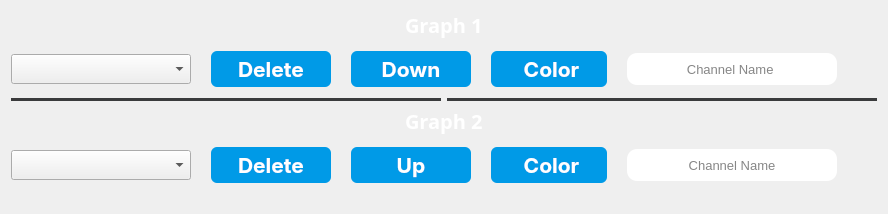
     <widget class="QWidget" name="centerwidget" native="true">
      <layout class="QVBoxLayout" name="verticalLayout_4">
       <item>
        <layout class="QVBoxLayout" name="verticalLayout_7">
         <item alignment="Qt::AlignHCenter">
          <widget class="QLabel" name="label_13">
           <property name="font">
            <font>
             <family>Gabarito</family>
             <pointsize>-1</pointsize>
             <weight>75</weight>
             <bold>true</bold>
            </font>
           </property>
           <property name="styleSheet">
            <string notr="true">font-family: 'Gabarito', cursive;
font-size: 20px;
color: #fff;</string>
           </property>
           <property name="text">
            <string>Graph 1</string>
           </property>
          </widget>
         </item>
         <item>
          <layout class="QHBoxLayout" name="horizontalLayout_8">
           <item>
            <widget class="PlotWidget" name="graph1" native="true"/>
           </item>
          </layout>
         </item>
         <item>
          <layout class="QHBoxLayout" name="horizontalLayout_9" stretch="0,0,0,0,0,0">
           <property name="spacing">
            <number>20</number>
           </property>
           <item>
            <layout class="QHBoxLayout" name="horizontalLayout_10">
             <property name="spacing">
              <number>3</number>
             </property>
             <item>
              <widget class="QComboBox" name="channelsGraph1">
               <property name="minimumSize">
                <size>
                 <width>180</width>
                 <height>30</height>
                </size>
               </property>
               <property name="styleSheet">
                <string notr="true"/>
               </property>
               <property name="sizeAdjustPolicy">
                <enum>QComboBox::AdjustToContents</enum>
               </property>
              </widget>
             </item>
            </layout>
           </item>
           <item>
            <widget class="QPushButton" name="deleteButtonGraph1">
             <property name="sizePolicy">
              <sizepolicy hsizetype="Maximum" vsizetype="Fixed">
               <horstretch>0</horstretch>
               <verstretch>0</verstretch>
              </sizepolicy>
             </property>
             <property name="maximumSize">
              <size>
               <width>150</width>
               <height>16777215</height>
              </size>
             </property>
             <property name="font">
              <font>
               <family>-apple-system</family>
               <pointsize>16</pointsize>
               <weight>75</weight>
               <bold>true</bold>
              </font>
             </property>
             <property name="styleSheet">
              <string notr="true">QPushButton{
appearance: button;
backface-visibility: hidden;
background-color:  rgb(0, 154, 231);
border-radius: 6px;
border-width: 0;
box-shadow: rgba(50, 50, 93, .1) 0 0 0 1px inset,rgba(50, 50, 93, .1) 0 2px 5px 0,rgba(0, 0, 0, .07) 0 1px 1px 0;
box-sizing: border-box;
color: #fff;
cursor: pointer;
font-family: -apple-system,system-ui,&quot;Segoe UI&quot;,Roboto,&quot;Helvetica Neue&quot;,Ubuntu,sans-serif;
font-size: 100%;
height: 30px;
line-height: 1.15;
outline: none;
overflow: hidden;
padding: 3 10px;
position: relative;
text-align: center;
text-transform: none;
transform: translateZ(0);
transition: all .2s,box-shadow .08s ease-in;
user-select: none;
-webkit-user-select: none;
touch-action: manipulation;
width: 100%; /* Reduced width to 200 pixels */
}
QPushButton:hover{
background-color:  rgb(0, 115, 173);
}
QPushButton:pressed{
background-color:  rgb(0, 115, 173);
}</string>
             </property>
             <property name="text">
              <string>Delete</string>
             </property>
             <property name="icon">
              <iconset>
               <normaloff>../../../0-MostafaMousaControl_PanelTask/Vital-Signals-Multichannel-Viewer/Vital-Signals-Multichannel-Viewer-main/ui/Icons/delete-svgrepo-com.svg</normaloff>../../../0-MostafaMousaControl_PanelTask/Vital-Signals-Multichannel-Viewer/Vital-Signals-Multichannel-Viewer-main/ui/Icons/delete-svgrepo-com.svg</iconset>
             </property>
             <property name="iconSize">
              <size>
               <width>25</width>
               <height>25</height>
              </size>
             </property>
             <property name="checkable">
              <bool>false</bool>
             </property>
             <property name="autoDefault">
              <bool>false</bool>
             </property>
             <property name="flat">
              <bool>true</bool>
             </property>
            </widget>
           </item>
           <item>
            <widget class="QPushButton" name="transferButtonGraph1_2">
             <property name="sizePolicy">
              <sizepolicy hsizetype="Maximum" vsizetype="Fixed">
               <horstretch>0</horstretch>
               <verstretch>0</verstretch>
              </sizepolicy>
             </property>
             <property name="maximumSize">
              <size>
               <width>150</width>
               <height>16777215</height>
              </size>
             </property>
             <property name="font">
              <font>
               <family>-apple-system</family>
               <pointsize>16</pointsize>
               <weight>75</weight>
               <bold>true</bold>
              </font>
             </property>
             <property name="styleSheet">
              <string notr="true">QPushButton{
appearance: button;
backface-visibility: hidden;
background-color: rgb(0, 154, 231) ;
border-radius: 6px;
border-width: 0;
box-shadow: rgba(50, 50, 93, .1) 0 0 0 1px inset,rgba(50, 50, 93, .1) 0 2px 5px 0,rgba(0, 0, 0, .07) 0 1px 1px 0;
box-sizing: border-box;
color: #fff;
cursor: pointer;
font-family: -apple-system,system-ui,&quot;Segoe UI&quot;,Roboto,&quot;Helvetica Neue&quot;,Ubuntu,sans-serif;
font-size: 100%;
height: 30px;
line-height: 1.15;
outline: none;
overflow: hidden;
padding: 3 10px;
position: relative;
text-align: center;
text-transform: none;
transform: translateZ(0);
transition: all .2s,box-shadow .08s ease-in;
user-select: none;
-webkit-user-select: none;
touch-action: manipulation;
width: 100%; /* Reduced width to 200 pixels */
}
QPushButton:hover{
background-color:  rgb(0, 115, 173);
}
QPushButton:pressed{
background-color:  rgb(0, 115, 173);
}</string>
             </property>
             <property name="text">
              <string>Down</string>
             </property>
             <property name="icon">
              <iconset>
               <normaloff>:/Icons/Icons/transfer-vertical-svgrepo-com.svg</normaloff>:/Icons/Icons/transfer-vertical-svgrepo-com.svg</iconset>
             </property>
             <property name="iconSize">
              <size>
               <width>25</width>
               <height>25</height>
              </size>
             </property>
             <property name="checkable">
              <bool>false</bool>
             </property>
             <property name="autoDefault">
              <bool>false</bool>
             </property>
             <property name="flat">
              <bool>true</bool>
             </property>
            </widget>
           </item>
           <item>
            <widget class="QPushButton" name="colorButtonGraph1">
             <property name="sizePolicy">
              <sizepolicy hsizetype="Maximum" vsizetype="Fixed">
               <horstretch>0</horstretch>
               <verstretch>0</verstretch>
              </sizepolicy>
             </property>
             <property name="maximumSize">
              <size>
               <width>150</width>
               <height>16777215</height>
              </size>
             </property>
             <property name="font">
              <font>
               <family>-apple-system</family>
               <pointsize>16</pointsize>
               <weight>75</weight>
               <bold>true</bold>
              </font>
             </property>
             <property name="styleSheet">
              <string notr="true">QPushButton{
appearance: button;
backface-visibility: hidden;
background-color:  rgb(0, 154, 231);
border-radius: 6px;
border-width: 0;
box-shadow: rgba(50, 50, 93, .1) 0 0 0 1px inset,rgba(50, 50, 93, .1) 0 2px 5px 0,rgba(0, 0, 0, .07) 0 1px 1px 0;
box-sizing: border-box;
color: #fff;
cursor: pointer;
font-family: -apple-system,system-ui,&quot;Segoe UI&quot;,Roboto,&quot;Helvetica Neue&quot;,Ubuntu,sans-serif;
font-size: 100%;
height: 30px;
line-height: 1.15;
margin: 0 0 0;
outline: none;
overflow: hidden;
padding: 3 8px;
position: relative;
text-align: center;
text-transform: none;
transform: translateZ(0);
transition: all .2s,box-shadow .08s ease-in;
user-select: none;
-webkit-user-select: none;
touch-action: manipulation;
width: 100%; /* Reduced width to 200 pixels */
}
QPushButton:hover{
background-color:  rgb(0, 115, 173);
}
QPushButton:pressed{
background-color:  rgb(0, 115, 173);
}</string>
             </property>
             <property name="text">
              <string> Color</string>
             </property>
             <property name="icon">
              <iconset>
               <normaloff>../../../0-MostafaMousaControl_PanelTask/Vital-Signals-Multichannel-Viewer/Vital-Signals-Multichannel-Viewer-main/ui/Icons/color-palette-svgrepo-com.svg</normaloff>../../../0-MostafaMousaControl_PanelTask/Vital-Signals-Multichannel-Viewer/Vital-Signals-Multichannel-Viewer-main/ui/Icons/color-palette-svgrepo-com.svg</iconset>
             </property>
             <property name="iconSize">
              <size>
               <width>22</width>
               <height>22</height>
              </size>
             </property>
            </widget>
           </item>
           <item>
            <widget class="QLineEdit" name="addLabelGraph1">
             <property name="font">
              <font>
               <pointsize>10</pointsize>
              </font>
             </property>
             <property name="styleSheet">
              <string notr="true">  position: relative;
  display: inline-block;
  height: 32px;
  width: 210px;
  margin: 0;
  padding: 0;
  background-color: #fff;
  border: none;
  border-radius: 10px;
  color:#0d0d0d;</string>
             </property>
             <property name="alignment">
              <set>Qt::AlignCenter</set>
             </property>
             <property name="placeholderText">
              <string>Channel Name </string>
             </property>
            </widget>
           </item>
           <item>
            <spacer name="horizontalSpacer_11">
             <property name="orientation">
              <enum>Qt::Horizontal</enum>
             </property>
             <property name="sizeHint" stdset="0">
              <size>
               <width>40</width>
               <height>20</height>
              </size>
             </property>
            </spacer>
           </item>
          </layout>
         </item>
        </layout>
       </item>
       <item>
        <layout class="QVBoxLayout" name="verticalLayout_6">
         <item>
          <layout class="QHBoxLayout" name="horizontalLayout_7">
           <property name="leftMargin">
            <number>0</number>
           </property>
           <property name="topMargin">
            <number>5</number>
           </property>
           <property name="rightMargin">
            <number>0</number>
           </property>
           <property name="bottomMargin">
            <number>0</number>
           </property>
           <item>
            <widget class="Line" name="line">
             <property name="styleSheet">
              <string notr="true">/* Line style */

  /* Set the width of the line */
  width: 20px;

  /* Set the height of the line */
  height: 5px;

  /* Set the background color of the line */
  background-color: #3a3b3c;

  /* Set the border of the line */
  border: 10px;

  /* Set the border radius of the line */
  border-radius:5px;



</string>
             </property>
             <property name="orientation">
              <enum>Qt::Horizontal</enum>
             </property>
            </widget>
           </item>
           <item>
            <widget class="Line" name="line_2">
             <property name="styleSheet">
              <string notr="true">/* Line style */

  /* Set the width of the line */
  width: 20px;

  /* Set the height of the line */
  height: 5px;

  /* Set the background color of the line */
  background-color: #3a3b3c;

  /* Set the border of the line */
  border: 10px;

  /* Set the border radius of the line */
  border-radius:5px;



</string>
             </property>
             <property name="orientation">
              <enum>Qt::Horizontal</enum>
             </property>
            </widget>
           </item>
          </layout>
         </item>
         <item alignment="Qt::AlignHCenter">
          <widget class="QLabel" name="label_10">
           <property name="font">
            <font>
             <family>Gabarito</family>
             <pointsize>-1</pointsize>
             <weight>75</weight>
             <bold>true</bold>
            </font>
           </property>
           <property name="styleSheet">
            <string notr="true">font-family: 'Gabarito', cursive;
font-size: 20px;
color: #fff;</string>
           </property>
           <property name="text">
            <string>Graph 2</string>
           </property>
           <property name="margin">
            <number>2</number>
           </property>
          </widget>
         </item>
         <item>
          <layout class="QHBoxLayout" name="horizontalLayout_4">
           <item>
            <widget class="PlotWidget" name="graph2" native="true">
             <property name="maximumSize">
              <size>
               <width>16777215</width>
               <height>16777215</height>
              </size>
             </property>
            </widget>
           </item>
          </layout>
         </item>
         <item>
          <layout class="QHBoxLayout" name="horizontalLayout_6">
           <property name="spacing">
            <number>20</number>
           </property>
           <property name="bottomMargin">
            <number>20</number>
           </property>
           <item>
            <layout class="QHBoxLayout" name="horizontalLayout_5">
             <property name="spacing">
              <number>3</number>
             </property>
             <item>
              <widget class="QComboBox" name="channelsGraph2">
               <property name="minimumSize">
                <size>
                 <width>180</width>
                 <height>30</height>
                </size>
               </property>
               <property name="styleSheet">
                <string notr="true"/>
               </property>
              </widget>
             </item>
            </layout>
           </item>
           <item>
            <widget class="QPushButton" name="deleteButtonGraph2">
             <property name="font">
              <font>
               <family>-apple-system</family>
               <pointsize>16</pointsize>
               <weight>75</weight>
               <bold>true</bold>
              </font>
             </property>
             <property name="styleSheet">
              <string notr="true">QPushButton{
appearance: button;
backface-visibility: hidden;
background-color:  rgb(0, 154, 231);
border-radius: 6px;
border-width: 0;
box-shadow: rgba(50, 50, 93, .1) 0 0 0 1px inset,rgba(50, 50, 93, .1) 0 2px 5px 0,rgba(0, 0, 0, .07) 0 1px 1px 0;
box-sizing: border-box;
color: #fff;
cursor: pointer;
font-family: -apple-system,system-ui,&quot;Segoe UI&quot;,Roboto,&quot;Helvetica Neue&quot;,Ubuntu,sans-serif;
font-size: 100%;
height: 30px;
line-height: 1.15;
outline: none;
overflow: hidden;
padding: 3 10px;
position: relative;
text-align: center;
text-transform: none;
transform: translateZ(0);
transition: all .2s,box-shadow .08s ease-in;
user-select: none;
-webkit-user-select: none;
touch-action: manipulation;
width: 100%; /* Reduced width to 200 pixels */
}
QPushButton:hover{
background-color:   rgb(0, 115, 173);
}
QPushButton:pressed{
background-color: rgb(0, 115, 173);
}</string>
             </property>
             <property name="text">
              <string>Delete</string>
             </property>
             <property name="icon">
              <iconset>
               <normaloff>../../../0-MostafaMousaControl_PanelTask/Vital-Signals-Multichannel-Viewer/Vital-Signals-Multichannel-Viewer-main/ui/Icons/delete-svgrepo-com.svg</normaloff>../../../0-MostafaMousaControl_PanelTask/Vital-Signals-Multichannel-Viewer/Vital-Signals-Multichannel-Viewer-main/ui/Icons/delete-svgrepo-com.svg</iconset>
             </property>
             <property name="iconSize">
              <size>
               <width>25</width>
               <height>25</height>
              </size>
             </property>
            </widget>
           </item>
           <item>
            <widget class="QPushButton" name="transferButtonGraph2_1">
             <property name="font">
              <font>
               <family>-apple-system</family>
               <pointsize>16</pointsize>
               <weight>75</weight>
               <bold>true</bold>
              </font>
             </property>
             <property name="styleSheet">
              <string notr="true">QPushButton{
appearance: button;
backface-visibility: hidden;
background-color:  rgb(0, 154, 231);
border-radius: 6px;
border-width: 0;
box-shadow: rgba(50, 50, 93, .1) 0 0 0 1px inset,rgba(50, 50, 93, .1) 0 2px 5px 0,rgba(0, 0, 0, .07) 0 1px 1px 0;
box-sizing: border-box;
color: #fff;
cursor: pointer;
font-family: -apple-system,system-ui,&quot;Segoe UI&quot;,Roboto,&quot;Helvetica Neue&quot;,Ubuntu,sans-serif;
font-size: 100%;
height: 30px;
line-height: 1.15;
outline: none;
overflow: hidden;
padding: 3 10px;
position: relative;
text-align: center;
text-transform: none;
transform: translateZ(0);
transition: all .2s,box-shadow .08s ease-in;
user-select: none;
-webkit-user-select: none;
touch-action: manipulation;
width: 100%; /* Reduced width to 200 pixels */
}
QPushButton:hover{
background-color:  rgb(0, 115, 173);
}
QPushButton:pressed{
background-color:  rgb(0, 115, 173);
}</string>
             </property>
             <property name="text">
              <string>Up</string>
             </property>
             <property name="icon">
              <iconset>
               <normaloff>:/Icons/Icons/transfer-vertical-svgrepo-com.svg</normaloff>:/Icons/Icons/transfer-vertical-svgrepo-com.svg</iconset>
             </property>
             <property name="iconSize">
              <size>
               <width>25</width>
               <height>25</height>
              </size>
             </property>
            </widget>
           </item>
           <item>
            <widget class="QPushButton" name="colorButtonGraph2">
             <property name="font">
              <font>
               <family>-apple-system</family>
               <pointsize>16</pointsize>
               <weight>75</weight>
               <bold>true</bold>
              </font>
             </property>
             <property name="styleSheet">
              <string notr="true">QPushButton{
appearance: button;
backface-visibility: hidden;
background-color:  rgb(0, 154, 231);
border-radius: 6px;
border-width: 0;
box-shadow: rgba(50, 50, 93, .1) 0 0 0 1px inset,rgba(50, 50, 93, .1) 0 2px 5px 0,rgba(0, 0, 0, .07) 0 1px 1px 0;
box-sizing: border-box;
color: #fff;
cursor: pointer;
font-family: -apple-system,system-ui,&quot;Segoe UI&quot;,Roboto,&quot;Helvetica Neue&quot;,Ubuntu,sans-serif;
font-size: 100%;
height: 30px;
line-height: 1.15;
outline: none;
overflow: hidden;
padding: 3 8px;
position: relative;
text-align: center;
text-transform: none;
transform: translateZ(0);
transition: all .2s,box-shadow .08s ease-in;
user-select: none;
-webkit-user-select: none;
touch-action: manipulation;
width: 100%; /* Reduced width to 200 pixels */
}
QPushButton:hover{
background-color:   rgb(0, 115, 173);
}
QPushButton:pressed{
background-color:   rgb(0, 115, 173);
}</string>
             </property>
             <property name="text">
              <string> Color</string>
             </property>
             <property name="icon">
              <iconset>
               <normaloff>../../../0-MostafaMousaControl_PanelTask/Vital-Signals-Multichannel-Viewer/Vital-Signals-Multichannel-Viewer-main/ui/Icons/color-palette-svgrepo-com.svg</normaloff>../../../0-MostafaMousaControl_PanelTask/Vital-Signals-Multichannel-Viewer/Vital-Signals-Multichannel-Viewer-main/ui/Icons/color-palette-svgrepo-com.svg</iconset>
             </property>
             <property name="iconSize">
              <size>
               <width>22</width>
               <height>22</height>
              </size>
             </property>
            </widget>
           </item>
           <item>
            <widget class="QLineEdit" name="addLabelGraph2">
             <property name="font">
              <font>
               <pointsize>10</pointsize>
              </font>
             </property>
             <property name="styleSheet">
              <string notr="true">  position: relative;
  display: inline-block;
  height: 32px;
  width: 210px;
  margin: 0;
  padding: 0;
  background-color: #fff;
  border: none;
  border-radius: 10px;
color:#0d0d0d;</string>
             </property>
             <property name="alignment">
              <set>Qt::AlignCenter</set>
             </property>
             <property name="placeholderText">
              <string>Channel Name</string>
             </property>
            </widget>
           </item>
           <item>
            <spacer name="horizontalSpacer_4">
             <property name="orientation">
              <enum>Qt::Horizontal</enum>
             </property>
             <property name="sizeHint" stdset="0">
              <size>
               <width>40</width>
               <height>20</height>
              </size>
             </property>
            </spacer>
           </item>
          </layout>
         </item>
        </layout>
       </item>
      </layout>
     </widget>
